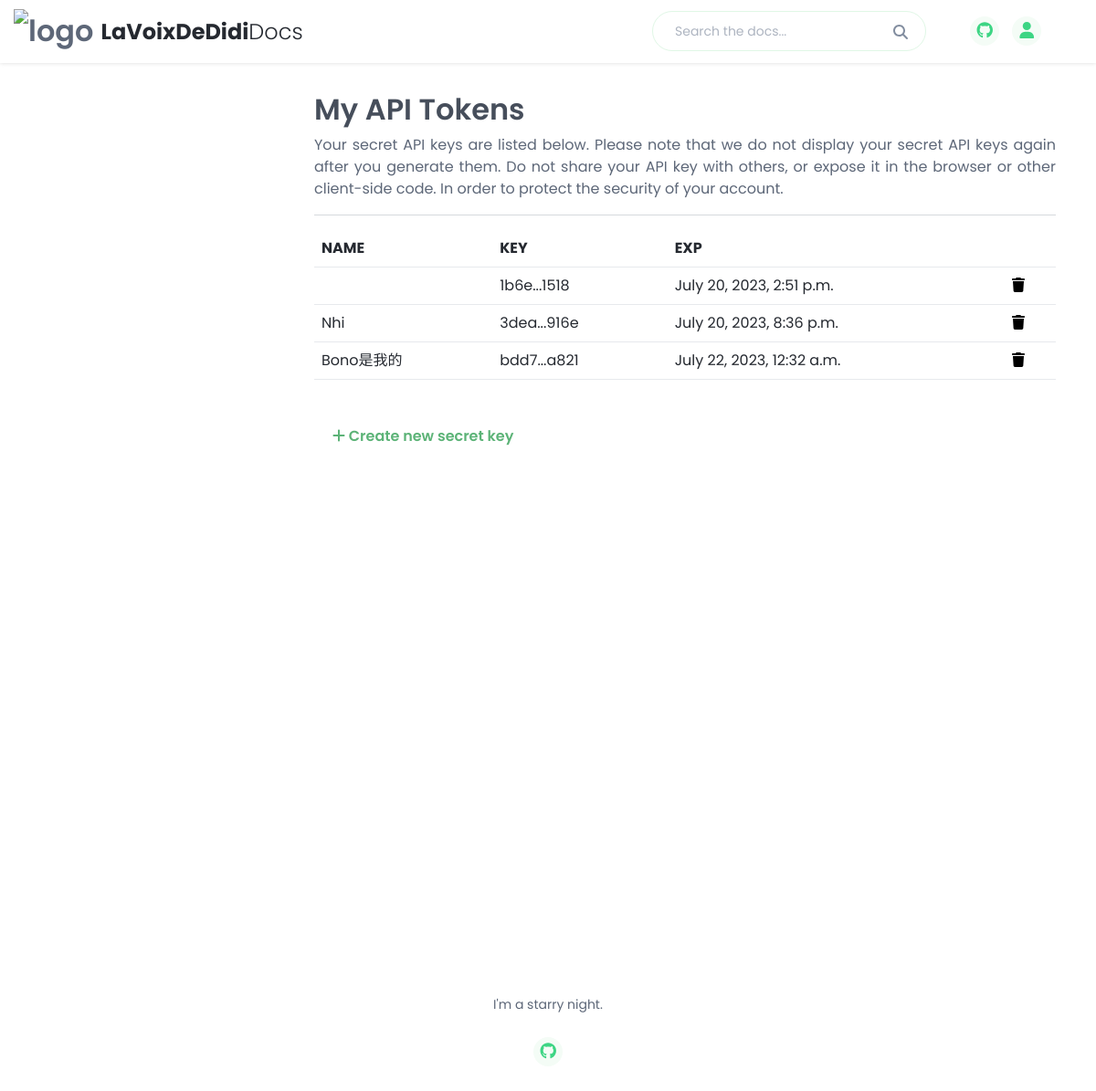
Screenshot of /api-tokens (signed in) with the database file from the repository.
### base/models.py (models this page shows)
class UserToken(models.Model):
    token_key = models.CharField(max_length=255, null=True, blank=True)
    name = models.CharField(verbose_name='Name', max_length=255, null=True, blank=True)
    email = models.EmailField(verbose_name='Email',null=True,blank=True)
    abbreviation = models.CharField(max_length=255,null=True,blank=True)
    expiry = models.DateTimeField(null=True, blank=True)
    created_at = models.DateTimeField( auto_now_add = True)

### base/views.py (the view, shortened to what this page needs)
# urls.py: path('api-tokens',views.apiTokenList,name='api-tokens'),
@login_required(login_url='login')
def apiTokenList(request):
    tokens = UserToken.objects.filter(email=request.user.email)
    context = {'tokens': tokens,'token':None}
    return render(request,'base/api_token_list.html', context)

### base/templates/base/api_token_list.html (shortened to what this page needs)
{%extends 'base/common/main.html'%} {%block content%}
<div class="docs-wrapper">
    <div class="docs-content">
        <div class="container">
        <article class="docs-article">
            <h2>My API Tokens</h2>
            <p style="text-align:justify">
              Your secret API keys are listed below. Please note that we do not display your secret API keys again after you generate them.
Do not share your API key with others, or expose it in the browser or other client-side code. In order to protect the security of your account.
            </p>
            <hr>
            <table class="table">
                <thead>
                    <td><b>NAME</b></td>
                    <td><b>KEY</b></td>
                    <td><b>EXP</b></td>
                    <td></td>
                </thead>
                <tbody id="tableBody">
                {% load tz %}{% timezone 'Asia/Bangkok' %}
                {%for token in tokens %}
                <tr id="row{{token.token_key}}">
                    <td>{{token.name}}</td>
                    <td>{{token.abbreviation}}</td>
                    <td>{{token.expiry}}</td>
                    <td><a href="#" onclick="deleteAPIKey( '{{token.token_key}}' )" id="{{token.token_key}}"  style="color:black"><i class="fa fa-trash"></i></a></td>
                </tr>
                {%endfor%}{% endtimezone %}
                </tbody>
            </table>
            <button class="btn btn-outline-success rounded-pill  my-4 mb-2" data-toggle="modal" data-target="#newAPIKey"><i class="fa fa-plus"></i> Create new secret key</button>
        </article>
    </div>
  </div>
</div>
</div>
{%endblock content%}

### rows the page displays
UserToken: abbreviation "1b6e...1518", expiry "July 20, 2023, 2:51 p.m."
UserToken: name "Nhi", abbreviation "3dea...916e", expiry "July 20, 2023, 8:36 p.m."
UserToken: name "Bono是我的", abbreviation "bdd7...a821", expiry "July 22, 2023, 12:32 a.m."
